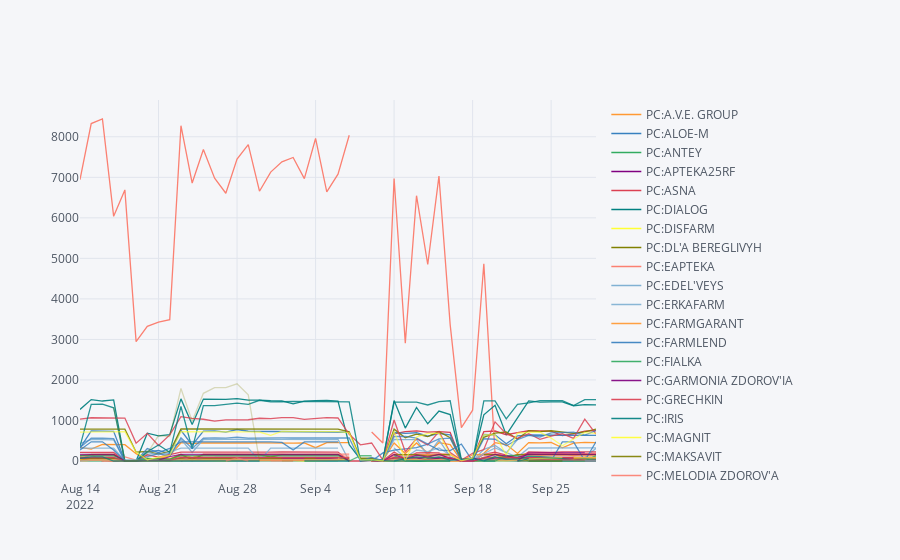

Write notebook code for a chart like this one.
### Code cell
makeplot('Novartis Юперио таблетки 100мг 28шт')
